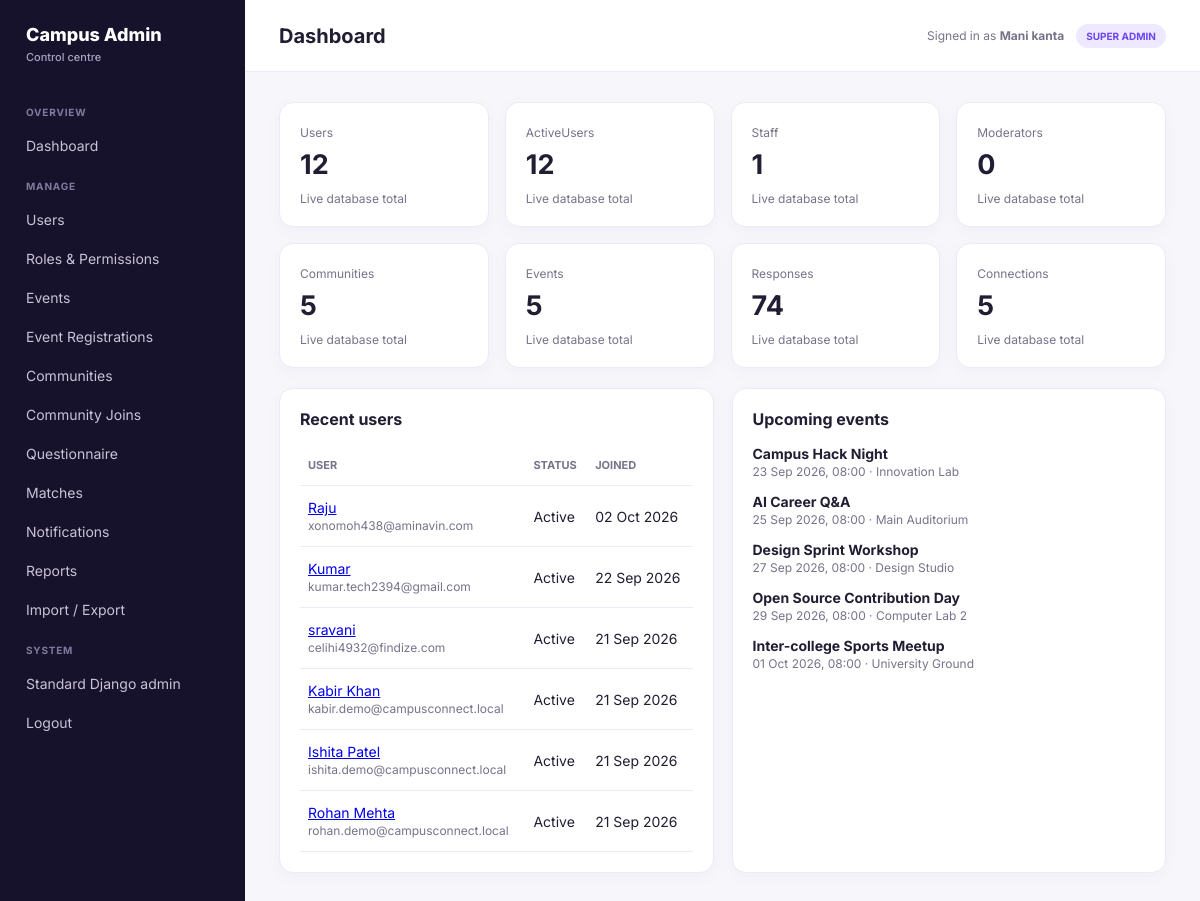
The app's page /admin-dashboard/ (signed in) with its own data.
### accounts/models.py (models this page shows, shortened)
class User(AbstractUser):
    id = models.UUIDField(primary_key=True, default=uuid.uuid4, editable=False)
    username = None  # Not used; authentication via email
    email = models.EmailField('Email Address', unique=True)
    first_name = models.CharField('First Name', max_length=150, blank=True)
    last_name = models.CharField('Last Name', max_length=150, blank=True)
    is_verified = models.BooleanField('Verified', default=False)
    created_at = models.DateTimeField(auto_now_add=True)
    updated_at = models.DateTimeField(auto_now=True)
    USERNAME_FIELD = 'email'
    REQUIRED_FIELDS = ['first_name', 'last_name']
    objects = UserManager()
    class Meta:
        db_table = 'accounts_user'
        ordering = ['-created_at']

### events/models.py (models this page shows, shortened)
class Event(models.Model):
    title = models.CharField(max_length=200)
    description = models.TextField(blank=True)
    start = models.DateTimeField()
    location = models.CharField(max_length=200, blank=True)
    color = models.CharField(max_length=7, default='#7C4DFF')
    attendees = models.ManyToManyField(
        settings.AUTH_USER_MODEL,
        blank=True,
        related_name='events',
    )
    created_at = models.DateTimeField(auto_now_add=True)
    class Meta:
        ordering = ('start',)

### admin_dashboard/views.py (the view)
# urls.py: path('', views.dashboard, name='dashboard'),
@dashboard_access
def dashboard(request):
    return render(request, 'admin_dashboard/dashboard.html', _context(
        request,
        stats={
            'users': User.objects.count(),
            'active_users': User.objects.filter(is_active=True).count(),
            'staff': User.objects.filter(is_staff=True).count(),
            'moderators': Group.objects.filter(name__iexact='Moderator').aggregate(
                total=Count('user')).get('total', 0),
            'communities': Community.objects.count(),
            'events': Event.objects.count(),
            'responses': QuestionResponse.objects.count(),
            'connections': Connection.objects.count(),
        },
        recent_users=User.objects.order_by('-created_at')[:6],
        recent_events=Event.objects.order_by('start')[:5],
    ))

### admin_dashboard/permissions.py (called while the page is built)
def dashboard_access(view):
    @wraps(view)
    def wrapped(request, *args, **kwargs):
        if not request.user.is_authenticated or not request.user.is_staff:
            raise PermissionDenied
        return view(request, *args, **kwargs)
    return wrapped

### admin_dashboard/views.py (called while the page is built)
def _role(user):
    if user.is_superuser:
        return 'SUPER ADMIN'
    return user.groups.values_list('name', flat=True).first() or ('ADMIN' if user.is_staff else 'STUDENT')

def _context(request, **extra):
    return {'admin_role': _role(request.user), **extra}

### templates/admin_dashboard/dashboard.html
{% extends "admin_dashboard/base.html" %}{% block title %}Dashboard{% endblock %}{% block content %}
<div class="cards">{% for key,label in stats.items %}<div class="stat"><span class="muted">{{ key|title|cut:"_" }}</span><b>{{ label }}</b><span class="muted">Live database total</span></div>{% endfor %}</div>
<div class="grid"><div class="panel"><h2>Recent users</h2><div class="table-wrap"><table class="table"><tr><th>User</th><th>Status</th><th>Joined</th></tr>{% for user in recent_users %}<tr><td><a href="{% url 'admin_dashboard:user_detail' user.id %}">{{ user.get_full_name|default:user.email }}</a><br><span class="muted">{{ user.email }}</span></td><td>{{ user.is_active|yesno:"Active,Inactive" }}</td><td>{{ user.created_at|date:"d M Y" }}</td></tr>{% endfor %}</table></div></div><div class="panel"><h2>Upcoming events</h2>{% for event in recent_events %}<p><strong>{{ event.title }}</strong><br><span class="muted">{{ event.start|date:"d M Y, H:i" }} · {{ event.location }}</span></p>{% empty %}<p class="muted">No events yet.</p>{% endfor %}</div></div>
{% endblock %}

### templates/admin_dashboard/base.html (shortened to what this page needs)
<!doctype html>
<html lang="en">
<head>
</head>
<body>
<div class="layout">
  <aside class="sidebar">
    <div class="brand">Campus Admin<small>Control centre</small></div>
    <nav class="nav">
      <div class="nav-title">Overview</div><a href="{% url 'admin_dashboard:dashboard' %}">Dashboard</a>
      <div class="nav-title">Manage</div><a href="{% url 'admin_dashboard:users' %}">Users</a><a href="{% url 'admin_dashboard:roles' %}">Roles & Permissions</a><a href="{% url 'admin_dashboard:events' %}">Events</a><a href="{% url 'admin_dashboard:event_registrations' %}">Event Registrations</a><a href="{% url 'admin_dashboard:communities' %}">Communities</a><a href="{% url 'admin_dashboard:community_joins' %}">Community Joins</a><a href="{% url 'admin_dashboard:questionnaire' %}">Questionnaire</a><a href="{% url 'admin_dashboard:matches' %}">Matches</a><a href="{% url 'admin_dashboard:notifications' %}">Notifications</a><a href="{% url 'admin_dashboard:reports' %}">Reports</a><a href="{% url 'admin_dashboard:questionnaire_import_export' %}">Import / Export</a>
      <div class="nav-title">System</div><a href="/admin/">Standard Django admin</a><form method="post" action="{% url 'logout' %}">{% csrf_token %}<button style="display:block;width:100%;text-align:left;background:none;border:0;color:#c8c3d8;padding:10px 12px;border-radius:9px;font:inherit;cursor:pointer">Logout</button></form>
    </nav>
  </aside>
  <main class="main">
    <header class="topbar"><h1>{% block heading %}Dashboard{% endblock %}</h1><div class="identity"><span>Signed in as <strong>{{ request.user.get_full_name|default:request.user.email }}</strong></span><b class="badge">{{ admin_role }}</b></div></header>
    <section class="content">
      {% block content %}{% endblock %}
    </section>
  </main>
</div>
</body>
</html>

### templates/admin_dashboard/base.html (style rules this page uses)
:root { --purple:#6d45f5;--dark:#17122b;--muted:#77738a;--line:#eceaf4;--bg:#f7f6fb }
* { box-sizing:border-box }
body { margin:0;background:var(--bg);color:#211d32;font:14px Inter,system-ui,sans-serif }
.layout { display:flex;min-height:100vh }
.sidebar { width:245px;background:var(--dark);color:#fff;padding:24px 14px;flex-shrink:0 }
.brand { font-size:18px;font-weight:800;padding:0 12px 28px }
.brand small { display:block;color:#aaa2c4;font-size:11px;font-weight:500;margin-top:5px }
.nav-title { color:#817a9e;text-transform:uppercase;font-size:10px;font-weight:700;padding:14px 12px 7px;letter-spacing:.08em }
.nav a { display:block;color:#c8c3d8;text-decoration:none;padding:10px 12px;border-radius:9px;margin:2px 0 }
.main { flex:1;min-width:0 }
.topbar { height:72px;background:#fff;border-bottom:1px solid var(--line);display:flex;align-items:center;justify-content:space-between;padding:0 34px }
.topbar h1 { font-size:20px;margin:0 }
.identity { display:flex;align-items:center;gap:12px;color:var(--muted);font-size:12px }
.badge { background:#eee9ff;color:var(--purple);border-radius:99px;padding:6px 10px;font-weight:700;font-size:10px }
.content { padding:30px 34px;max-width:1400px }
.cards { display:grid;grid-template-columns:repeat(4,1fr);gap:16px }
.stat,.panel { background:#fff;border:1px solid var(--line);border-radius:14px;padding:20px;box-shadow:0 4px 18px #2c205408 }
.stat b { font-size:27px;display:block;margin:8px 0 }
.muted { color:var(--muted);font-size:12px }
.grid { display:grid;grid-template-columns:1fr 1fr;gap:18px;margin-top:20px }
.panel h2 { font-size:16px;margin:0 0 16px }
.table-wrap { overflow:auto }
.table { width:100%;border-collapse:collapse }
.table th,.table td { text-align:left;border-bottom:1px solid var(--line);padding:13px 8px;white-space:nowrap }
.table th { font-size:11px;color:var(--muted);text-transform:uppercase }

### records on screen
User: user.get_full_name "Mani kanta"
User: get_full_name "Raju", email "xonomoh438@aminavin.com", is_active "Active", created_at "02 Oct 2026"
User: get_full_name "Kumar", email "kumar.tech2394@gmail.com", is_active "Active", created_at "22 Sep 2026"
User: get_full_name "sravani", email "celihi4932@findize.com", is_active "Active", created_at "21 Sep 2026"
User: get_full_name "Kabir Khan", email "kabir.demo@campusconnect.local", is_active "Active", created_at "21 Sep 2026"
User: get_full_name "Ishita Patel", email "ishita.demo@campusconnect.local", is_active "Active", created_at "21 Sep 2026"
User: get_full_name "Rohan Mehta", email "rohan.demo@campusconnect.local", is_active "Active", created_at "21 Sep 2026"
Event: title "Campus Hack Night", start "23 Sep 2026, 08:00", location "Innovation Lab"
Event: title "AI Career Q&A", start "25 Sep 2026, 08:00", location "Main Auditorium"
Event: title "Design Sprint Workshop", start "27 Sep 2026, 08:00", location "Design Studio"
Event: title "Open Source Contribution Day", start "29 Sep 2026, 08:00", location "Computer Lab 2"
Event: title "Inter-college Sports Meetup", start "01 Oct 2026, 08:00", location "University Ground"

### other values on screen
{{ admin_role }} "SUPER ADMIN"
{{ key|title|cut:"_" }} "Users" "ActiveUsers" "Staff" "Moderators" "Communities" "Events" "Responses" "Connections"
{{ label }} "12" "12" "1" "0" "5" "5" "74" "5"
